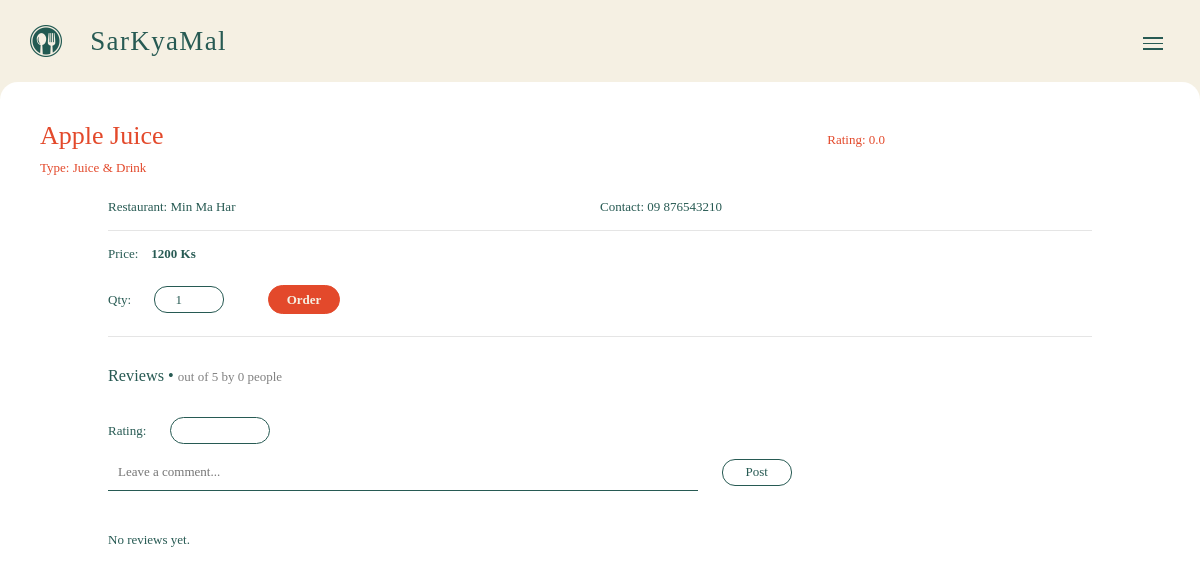
Page /sarkyamal/menu-detail.php?rid=R03&mid=M002 on the committed database.
### tables this page shows
CREATE TABLE `restaurant_menu` (
  `rm_id` varchar(11) NOT NULL,
  `restaurant_id` varchar(10) NOT NULL,
  `menu_id` varchar(10) NOT NULL,
  `price` int(11) NOT NULL,
  `description` text NOT NULL,
  `rating` decimal(10,1) NOT NULL
);

CREATE TABLE `menus` (
  `menu_id` varchar(10) NOT NULL,
  `menu_name` varchar(100) NOT NULL,
  `menu_type` varchar(100) NOT NULL,
  `availability` int(11) NOT NULL,
  `photo` varchar(255) NOT NULL
);

CREATE TABLE `restaurants` (
  `restaurant_id` varchar(10) NOT NULL,
  `restaurant_name` varchar(255) NOT NULL,
  `contact_ph` varchar(20) NOT NULL,
  `location` varchar(11) NOT NULL
);

### sarkyamal/menu-detail.php (the view, shortened to what this page needs)
<?php
   include("config/connect.php");
   if(isset($_REQUEST['mid']))
	{
      $menu_id=$_REQUEST['mid'];
      $restaurant_id=$_REQUEST['rid'];
      $sql="SELECT * FROM restaurants, restaurant_menu, menus WHERE restaurants.restaurant_id='$restaurant_id' AND menus.menu_id='$menu_id' AND restaurants.restaurant_id=restaurant_menu.restaurant_id AND menus.menu_id=restaurant_menu.menu_id";
      $select=mysqli_query($conn, $sql);
      $data=mysqli_fetch_array($select);
   }
?>
<!DOCTYPE html>
<html lang="en">
<head>
</head>
<body>
<section id="body">
   <?php
      include('nav.php');
      include('cart.php');
   ?>
      <div id="page-title">
         <h2 class="display-inline-block width70"><?php echo $data['menu_name'];?></h2>
         Rating: <?php echo $data['rating'];?><br>
         Type: <?php echo $data['menu_type'];?>
      </div>
      <div class="content">
         <p class="display-inline-block width50 left">
         Restaurant: <?php echo $data['restaurant_name'];?>
         </p>
         <p class="display-inline-block width50 right">
         Contact: <?php echo $data['contact_ph'];?>
         </p>
         <div class="endfloat"><hr></div>
         <p>Price:&emsp;<b><?php echo $data['price'];?> Ks</b> </p>
         <form action="add-to-cart.php" method="get" id="order">
            Qty:
            <input type="number" value="1" name="qty" min="1" id="qty">
            <a href="#" class="button-link focus-button" onclick="document.getElementById('order').submit();">Order</a>
         </form>
         <hr>
         <?php
            $rm_id=$data['rm_id'];
            $sql="SELECT CAST(AVG(rating) AS DECIMAL(10,1)) AS avgrating, COUNT(*) AS totalreview FROM reviews WHERE rm_id='$rm_id'";
            $select=mysqli_query($conn, $sql);
            $overall=mysqli_fetch_array($select);
         ?>
         <div id="review">
            <div id="row">
               <h5 id="review-title">
                  Reviews &bull;
                  <small id="overall"><?php echo $overall['avgrating']; ?> out of 5 by <?php echo $overall['totalreview']; ?> people</small>
               </h5>
            </div>
            <form action="review.php" method="post">
               Rating:
               <input type="number" name="rating" id="rating" min="1" max="5" step="0.5" required> <br>
               <input type="text" name="review" placeholder="Leave a comment..." id="cmt" required>
               <input type="submit" value="Post" name="post" id="post">
               <br><br>
            </form>
            <?php
               $sql="SELECT * FROM reviews, users WHERE rm_id='$rm_id' AND reviews.user_id=users.user_id ORDER BY reviews.date DESC";
               $select=mysqli_query($conn, $sql);
               $count=mysqli_num_rows($select);
               if ($count==0) {
                  echo "No reviews yet.";
               }
            ?>
         </div>
      </div>
   </section>
</body>
</html>

### sarkyamal/config/style.css (style rules this page uses)
body, html { padding: 0; margin: 0; overflow-x: hidden; max-width: 100%; font-family: 'Proxima Nova Regular'; font-size: 13px; background: #ffffff; color: #275A53; }
a { text-decoration: underline; color: #275A53; font-weight: bold; }
.button-link { display: inline-block; border: 1px solid #e3492b; border-radius: 18px; padding: 4px 18px; margin-left: 40px; color: #e3492b; text-decoration: none; }
.focus-button { border: 1px solid #e3492b; background: #e3492b; color: #f5f0e3; }
#body { position: absolute; top: 120px; width: 100%; margin-bottom: 30px; }
#page-title { margin: 0px 40px 20px; color: #e3492b; }
.content { width: 82%; margin: 20px auto; }
input { border: 1px solid #275A53; width: 260px; height: 36px; border-radius: 18px; display: block; margin-bottom: 20px; padding: 0px 20px; }
input[type=submit] { margin-top: 40px; margin-bottom: 10px; }
.left { float: left; }
.right { float: right; }
.endfloat { clear: both; }
.display-inline-block { display: inline-block; }
.width70 { width: 70%; }
.width50 { width: 50%; }
#qty, #post, #ok { display: inline-block; width: 70px; height: 27px; margin: 10px 0px 10px 20px; border-radius: 13px; border: 1px solid #275A53; background-color: #ffffff; color: #275A53; }
#cmt, #room { border: 0; border-radius: 0; border-bottom: 1px solid #275A53; display: inline-block; width: 60%; padding: 10px; }
#rating { display: inline-block; width: 100px; height: 27px; margin-left: 20px; margin-bottom: 5px; }
#review-title { margin: 30px 0; }
#overall { color: grey; }

### rows in the picture
restaurant_menu: menu.menu_name "Apple Juice", rating "0.0", menu.menu_type "Juice & Drink", restaurant.restaurant_name "Min Ma Har", restaurant.contact_ph "09 876543210", price "1200"

### other values in the picture
$overall['totalreview'] "0"
